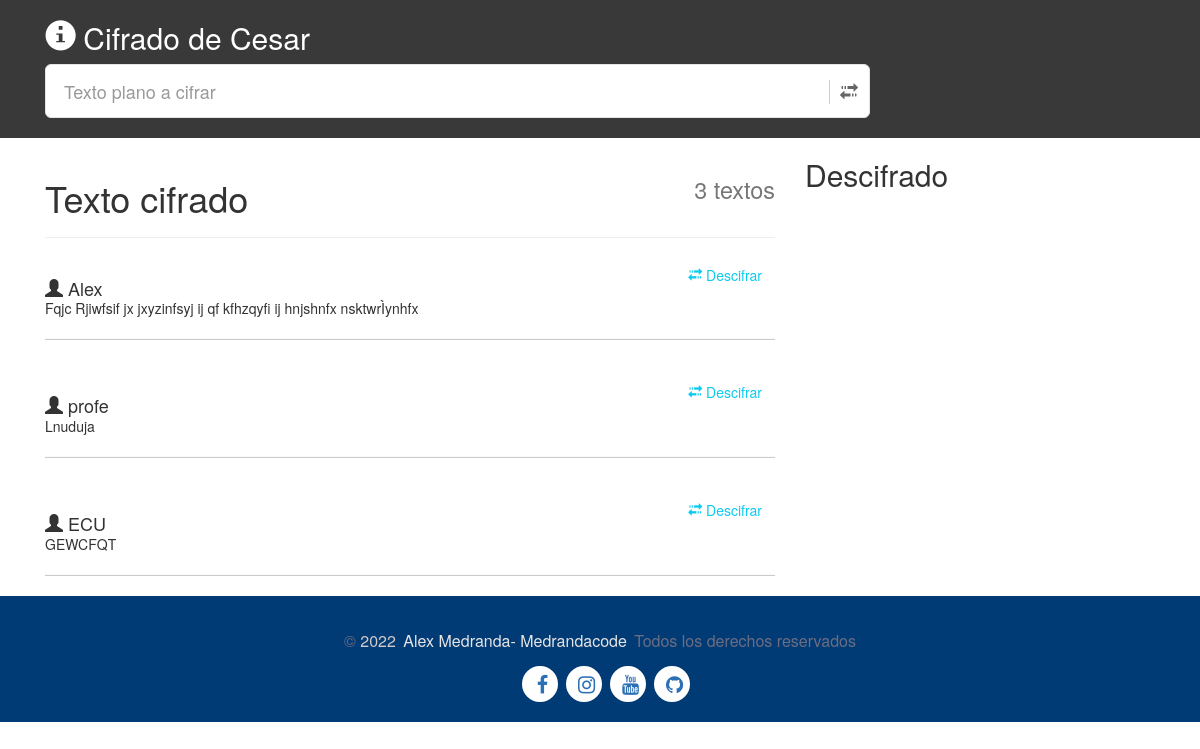
The page / on the database its author committed.
### app/models.py (models this page shows, shortened)
class cifrado(models.Model):
    id = models.AutoField( primary_key=True)
    nickname = models.CharField(max_length=100) # codigo de menu
    message = models.CharField(max_length=500)
    key = models.CharField(max_length=200)

### app/views.py (the view)
# urls.py: path('', inicio, name = 'index'),
def inicio(request):
    cod_cifrado=""
    consulta = ""
    llave =0
    cifrarT = cifrado.objects.all()
    lastValue = cifrado.objects.count()
    modo = 'encriptar'
    clave = 3
    mensaje = 'hola mundo'
    cifrar = Cifrado.obtenerMensajeTraducido(modo,mensaje,clave)
    try:
        if request.method == "POST":
            apodo = request.POST['apodo']
            modo = 'encriptar'
            clave = int(request.POST['clave'])
            mensaje = request.POST['mensaje']
            cifrar = Cifrado.obtenerMensajeTraducido(modo,mensaje,clave)
            with connection.cursor() as cursor:
                cursor.execute("INSERT INTO app_cifrado(nickname,message,key) VALUES ('{apodo}', '{mensaje}', '{clave}')".format( apodo=apodo, mensaje=cifrar, clave=clave))
                cursor.fetchone()
                return redirect('/')
    except:
        try:
            variable = request.POST['buscando']
            clave = int(request.POST['texto'])
            with connection.cursor() as cursor:
                cursor.execute("SELECT message,key, id FROM app_cifrado WHERE id = "+ variable )
                consultax = cursor.fetchone()
                if consultax[1] == str(clave):
                    consulta = Cifrado.obtenerMensajeTraducido('desencriptar',consultax[0],clave)
                    llave = 1
                    cod_cifrado = consultax[2]
                else:
                    consulta = "La clave ha sido incorrecta"
        except:
            consulta = ""
    contexto = {'cifrarT': cifrarT,'lastValue':lastValue, 'consulta':consulta ,  'llave':llave, 'cod_cifrado' :cod_cifrado}
    return render(request, 'index.html', contexto)

### app/cifrado.py (called while the page is built)
    def obtenerMensajeTraducido(modo, mensaje, clave):
        if modo[0] == 'd':
            clave= -clave
        traduccion = ''
        for simbolo in mensaje:
            if simbolo.isalpha():
                num = ord(simbolo)
                num += clave
                if simbolo.isupper():
                    if num > ord('Z'):
                        num -= 26
                    elif num < ord('A'):
                        num += 26
                elif simbolo.islower():
                    if num > ord('z'):
                        num -= 26
                    elif num < ord('a'):
                        num += 26
                traduccion += chr(num)
            else:
                traduccion += simbolo
        return traduccion

### public/template/index.html (shortened to what this page needs)
{% load static %}
<!DOCTYPE html>
<html lang="en">
<head>
    <link rel="stylesheet" href='{% static "./index.css" %}'>
    <link href="https://cdn.jsdelivr.net/npm/bootstrap@5.0.2/dist/css/bootstrap.min.css" rel="stylesheet">
    <link rel="stylesheet" href="https://maxcdn.bootstrapcdn.com/bootstrap/3.0.1/css/bootstrap.min.css">
    <link href="//maxcdn.bootstrapcdn.com/font-awesome/4.2.0/css/font-awesome.min.css" rel="stylesheet">
</head>
<body onload="timeDC(`{{llave}}`)">
    <div class="cuerpo">
  <div class="container">
        <div class="row">
            <div class="col-md-9">
                <h2><a href="" class="neons2" id="info" data-bs-toggle="modal" data-bs-target="#informacion" id="btnSubmenuid" > <i class="glyphicon glyphicon-info-sign"></i></a> Cifrado de Cesar</h2>
                <div id="custom-search-input">
                    <form action="" method="post" id="formularioCifrado">
                          <div class="input-group col-md-12">
                        <input name="mensaje" type="text" class="form-control input-lg" placeholder="Texto plano a cifrar" />
                        <span class="input-group-btn">
                            <button class="btn btn-info btn-lg neons" type="button" onclick="PostMenu()">
                              <i class="glyphicon glyphicon-transfer "></i>
                            </button>
                        </span>
                    </div>
                    </form>
                </div>
            </div>
        </div>
    </div>
    </div>
    <div class="container">
        <div class="row">
            <div class="col-md-8">
              <div class="page-header">
                <h1><small class="pull-right">{{lastValue}} textos</small> Texto cifrado </h1>
              </div>
               <div class="comments-list">
                   {% for cifrar in cifrarT %}
                   <div class="media">
                       <form action="" method="post" id="formulario{{cifrar.id}}">
                     <button onclick="envioclave(`textoclave{{cifrar.id}}`)" class="btn btn-outline-info pull-right btn-envio" id="index_btn" name="buscando" value="{{cifrar.id}}"> <i class="glyphicon glyphicon-transfer btn-xd"></i> <span class="btn-xd">Descifrar</span>
                        </button><br>
                    </form>
                        <div class="media-body">
                          <h4 class="media-left media-heading user_name"><i class="glyphicon glyphicon-user"></i> {{cifrar.nickname}}</h4>
                          {{cifrar.message}}
                        </div>
                            <hr>
                      </div>
                    {% endfor %}
               </div>
            </div>
            <div class="col-md-4">
                <h2>Descifrado</h2>
            </div>
        </div>
    </div>
    <footer>
        	<div class="bottom section-padding">
			<div class="container">
				<div class="row">
					<div class="col-md-12 text-center">
						<div class="copyright">
							<p>© <span>2022</span> <a href="#" class="transition">Alex Medranda- Medrandacode</a> Todos los derechos reservados</p>
                        </div>
					</div> <div class="media-Social">
                            <ul class="social ">
                                <li> <a target="blanket" href="https://facebook.com/medrandacode"> <i class=" fa fa-facebook"></i> </a> </li>
                                <li> <a target="blanket" href="https://instagram.com/medrandacode"> <i class="fa fa-instagram"></i> </a> </li>
                                <li> <a target="blanket" href="https://n9.cl/yrcyo"> <i class="fa fa-youtube"></i> </a> </li>
                                <li> <a target="blanket" href="https://github.com/medrandacode"> <i class="fa fa-github"></i> </a> </li>
                            </ul>
                        </div>
				</div>
			</div>
		</div>
    </footer>
</body>
</html>

### static/index.css (style rules this page uses)
#custom-search-input { padding: 3px; border: solid 1px #E4E4E4; border-radius: 6px; background-color: #fff; margin-bottom: 20px; }
#custom-search-input input { border: 0; box-shadow: none; }
#custom-search-input button { margin: 2px 0 0 0; background: none; box-shadow: none; border: 0; color: #666666; padding: 0 8px 0 10px; border-left: solid 1px #ccc; }
.cuerpo { width: 100%; background-color: #3a3939; color: #fff; }
.container { margin-inline: auto; }
#info { color: #ffffff; }
footer { bottom: 0; width: 100%; }
footer li { list-style-type: none; list-style: none; }
.section-padding { padding: 20px 0; }
.bottom { background-color: #003b75; }
.bottom .copyright { color: #e5e5e5; font-weight: 600; }
.copyright a { color: #e7e4e4; margin-left: 3px; padding-right: 3px; }
.bottom p { margin-bottom: 0; line-height: 50px; font-size: 16px; font-weight: 400; }
.copyright p span { color: #d1caca; }
.bottom .copyright p, .bottom .copyright a:hover { color: #6c6d83; }
.media-Social { width: 100%; }
.social { width: max-content; margin-inline: auto; background-color: #f7ff86; }
.social li { background: none repeat scroll 0 0 #fff; border: 2px solid #fff; -webkit-border-radius: 50%; -moz-border-radius: 50%; -o-border-radius: 50%; -ms-border-radius: 50%; border-radius: 50%; float: left; height: 36px; line-height: 36px; margin: 0 8px 0 0; padding: 0; text-align: center; width: 36px; transition: all 0.5s ease 0s; -moz-transition: all 0.5s ease 0s; -webkit-transition: all 0.5s ease 0s; -ms-transition: all 0.5s ease 0s; -o-transition: all 0.5s ease 0s; }
.social li a { color: #EDEFF1; }
.social li a i { font-size: 20px; margin: 0 0 0 5px; color: #2b6fb4 !important; }
.neons2 i { text-align: center; font-weight: bold; -webkit-animation: glow 1s ease-in-out infinite alternate; -moz-animation: glow 1s ease-in-out infinite alternate; animation: glow 1s ease-in-out infinite alternate; }

### rows shown on the page
cifrado: {{ cifrar.id }} 52 (drawn), nickname "Alex", message "Fqjc Rjiwfsif jx jxyzinfsyj ij qf kfhzqyfi ij hnjshnfx nsktwrÌynhfx"
cifrado: {{ cifrar.id }} 53 (drawn), nickname "profe", message "Lnuduja"
cifrado: {{ cifrar.id }} 59 (drawn), nickname "ECU", message "GEWCFQT"

### other values the page prints
{{ lastValue }} "3"
